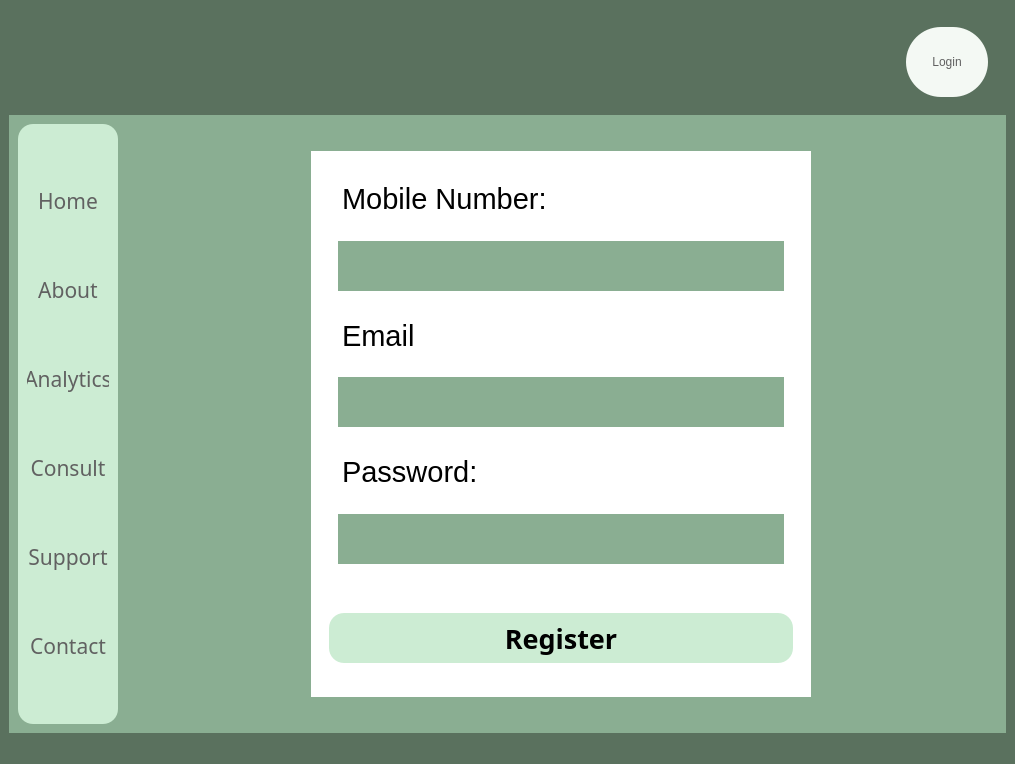
<?xml version="1.0" encoding="UTF-8"?>
<ui version="4.0">
 <class>MainWindow</class>
 <widget class="QMainWindow" name="MainWindow">
  <property name="geometry">
   <rect>
    <x>0</x>
    <y>0</y>
    <width>1015</width>
    <height>764</height>
   </rect>
  </property>
  <property name="windowTitle">
   <string>MainWindow</string>
  </property>
  <property name="styleSheet">
   <string notr="true">background-color:rgb(90, 113, 94);
border:None;</string>
  </property>
  <widget class="QWidget" name="centralwidget">
   <property name="styleSheet">
    <string notr="true">border:None;</string>
   </property>
   <layout class="QVBoxLayout" name="verticalLayout_2">
    <item>
     <widget class="QFrame" name="frame">
      <property name="minimumSize">
       <size>
        <width>0</width>
        <height>100</height>
       </size>
      </property>
      <property name="maximumSize">
       <size>
        <width>16777215</width>
        <height>100</height>
       </size>
      </property>
      <property name="styleSheet">
       <string notr="true">background:transparent;
border:None;</string>
      </property>
      <property name="frameShape">
       <enum>QFrame::StyledPanel</enum>
      </property>
      <property name="frameShadow">
       <enum>QFrame::Raised</enum>
      </property>
      <layout class="QHBoxLayout" name="horizontalLayout_2">
       <item>
        <widget class="QFrame" name="frame_5">
         <property name="frameShape">
          <enum>QFrame::StyledPanel</enum>
         </property>
         <property name="frameShadow">
          <enum>QFrame::Raised</enum>
         </property>
         <layout class="QHBoxLayout" name="horizontalLayout_3">
          <item>
           <widget class="QFrame" name="frame_7">
            <property name="frameShape">
             <enum>QFrame::StyledPanel</enum>
            </property>
            <property name="frameShadow">
             <enum>QFrame::Raised</enum>
            </property>
            <widget class="QPushButton" name="pushButton_14">
             <property name="geometry">
              <rect>
               <x>0</x>
               <y>0</y>
               <width>81</width>
               <height>61</height>
              </rect>
             </property>
             <property name="styleSheet">
              <string notr="true">image: url(Media/Wix Logo Maker - Google Chrome 26-08-2022 16_51_23.png);</string>
             </property>
             <property name="text">
              <string/>
             </property>
            </widget>
           </widget>
          </item>
          <item>
           <widget class="QFrame" name="frame_8">
            <property name="maximumSize">
             <size>
              <width>100</width>
              <height>16777215</height>
             </size>
            </property>
            <property name="frameShape">
             <enum>QFrame::StyledPanel</enum>
            </property>
            <property name="frameShadow">
             <enum>QFrame::Raised</enum>
            </property>
            <widget class="QPushButton" name="pushButton_2">
             <property name="geometry">
              <rect>
               <x>30</x>
               <y>10</y>
               <width>41</width>
               <height>41</height>
              </rect>
             </property>
             <property name="styleSheet">
              <string notr="true">QPushButton{
image: url(Media/notification (2).png);
}

QPushButton:hover{
	image: url(Media/notification.png);
}

QPushButton:pressed{
	image: url(Media/notification (1).png);
}</string>
             </property>
             <property name="text">
              <string/>
             </property>
            </widget>
           </widget>
          </item>
         </layout>
        </widget>
       </item>
       <item>
        <widget class="QFrame" name="frame_6">
         <property name="maximumSize">
          <size>
           <width>100</width>
           <height>16777215</height>
          </size>
         </property>
         <property name="frameShape">
          <enum>QFrame::StyledPanel</enum>
         </property>
         <property name="frameShadow">
          <enum>QFrame::Raised</enum>
         </property>
         <layout class="QHBoxLayout" name="horizontalLayout_6">
          <item>
           <widget class="QPushButton" name="pushButton">
            <property name="minimumSize">
             <size>
              <width>72</width>
              <height>70</height>
             </size>
            </property>
            <property name="cursor">
             <cursorShape>PointingHandCursor</cursorShape>
            </property>
            <property name="styleSheet">
             <string notr="true">color:rgb(97, 97, 97);
background-color: rgb(244, 249, 244);
border-radius:35px;</string>
            </property>
            <property name="text">
             <string>Login</string>
            </property>
           </widget>
          </item>
         </layout>
        </widget>
       </item>
      </layout>
     </widget>
    </item>
    <item>
     <widget class="QFrame" name="frame_2">
      <property name="styleSheet">
       <string notr="true">/*background-color: qlineargradient(spread:pad, x1:0, y1:0, x2:1, y2:0, stop:0 rgba(0, 179, 255, 255), stop:1 rgba(255, 255, 255, 255));*/

background-color: rgb(138, 174, 146);</string>
      </property>
      <property name="frameShape">
       <enum>QFrame::StyledPanel</enum>
      </property>
      <property name="frameShadow">
       <enum>QFrame::Raised</enum>
      </property>
      <layout class="QHBoxLayout" name="horizontalLayout">
       <item>
        <widget class="QFrame" name="frame_3">
         <property name="maximumSize">
          <size>
           <width>100</width>
           <height>16777215</height>
          </size>
         </property>
         <property name="styleSheet">
          <string notr="true">background-color:rgb(204, 236, 211);
border-radius:15px;</string>
         </property>
         <property name="frameShape">
          <enum>QFrame::StyledPanel</enum>
         </property>
         <property name="frameShadow">
          <enum>QFrame::Raised</enum>
         </property>
         <layout class="QVBoxLayout" name="verticalLayout">
          <item>
           <widget class="QPushButton" name="Home_button">
            <property name="font">
             <font>
              <family>Javanese Text</family>
              <pointsize>16</pointsize>
              <bold>false</bold>
             </font>
            </property>
            <property name="cursor">
             <cursorShape>PointingHandCursor</cursorShape>
            </property>
            <property name="styleSheet">
             <string notr="true">QPushButton{
color: rgb(97, 97, 97);
border-radius:10px;
}

QPushButton:hover{
background-color: rgb(220, 255, 228);
	/*color: rgb(255, 255, 255);*/
	font: 700 16pt &quot;Constantia&quot;;
}


</string>
            </property>
            <property name="text">
             <string>Home</string>
            </property>
           </widget>
          </item>
          <item>
           <widget class="QPushButton" name="About_button">
            <property name="font">
             <font>
              <family>Javanese Text</family>
              <pointsize>16</pointsize>
              <bold>false</bold>
             </font>
            </property>
            <property name="cursor">
             <cursorShape>PointingHandCursor</cursorShape>
            </property>
            <property name="styleSheet">
             <string notr="true">QPushButton{
color: rgb(97, 97, 97);
border-radius:10px;
}

QPushButton:hover{
background-color: rgb(220, 255, 228);
	/*color: rgb(255, 255, 255);*/
	font: 700 16pt &quot;Constantia&quot;;
}


</string>
            </property>
            <property name="text">
             <string>About</string>
            </property>
           </widget>
          </item>
          <item>
           <widget class="QPushButton" name="pushButton_6">
            <property name="font">
             <font>
              <family>Javanese Text</family>
              <pointsize>16</pointsize>
              <bold>false</bold>
             </font>
            </property>
            <property name="cursor">
             <cursorShape>PointingHandCursor</cursorShape>
            </property>
            <property name="styleSheet">
             <string notr="true">QPushButton{
color: rgb(97, 97, 97);
border-radius:10px;
}

QPushButton:hover{
background-color: rgb(220, 255, 228);
	/*color: rgb(255, 255, 255);*/
	font: 700 16pt &quot;Constantia&quot;;
}


</string>
            </property>
            <property name="text">
             <string>Analytics</string>
            </property>
           </widget>
          </item>
          <item>
           <widget class="QPushButton" name="pushButton_7">
            <property name="font">
             <font>
              <family>Javanese Text</family>
              <pointsize>16</pointsize>
              <bold>false</bold>
             </font>
            </property>
            <property name="cursor">
             <cursorShape>PointingHandCursor</cursorShape>
            </property>
            <property name="styleSheet">
             <string notr="true">QPushButton{
color: rgb(97, 97, 97);
border-radius:10px;
}

QPushButton:hover{
background-color: rgb(220, 255, 228);
	/*color: rgb(255, 255, 255);*/
	font: 700 16pt &quot;Constantia&quot;;
}


</string>
            </property>
            <property name="text">
             <string>Consult</string>
            </property>
           </widget>
          </item>
          <item>
           <widget class="QPushButton" name="pushButton_5">
            <property name="font">
             <font>
              <family>Javanese Text</family>
              <pointsize>16</pointsize>
              <bold>false</bold>
             </font>
            </property>
            <property name="cursor">
             <cursorShape>PointingHandCursor</cursorShape>
            </property>
            <property name="styleSheet">
             <string notr="true">QPushButton{
color: rgb(97, 97, 97);
border-radius:10px;
}

QPushButton:hover{
background-color: rgb(220, 255, 228);
	/*color: rgb(255, 255, 255);*/
	font: 700 16pt &quot;Constantia&quot;;
}


</string>
            </property>
            <property name="text">
             <string>Support</string>
            </property>
           </widget>
          </item>
          <item>
           <widget class="QPushButton" name="pushButton_9">
            <property name="font">
             <font>
              <family>Javanese Text</family>
              <pointsize>16</pointsize>
              <bold>false</bold>
             </font>
            </property>
            <property name="cursor">
             <cursorShape>PointingHandCursor</cursorShape>
            </property>
            <property name="styleSheet">
             <string notr="true">QPushButton{
color: rgb(97, 97, 97);
border-radius:10px;
}

QPushButton:hover{
background-color: rgb(220, 255, 228);
	/*color: rgb(255, 255, 255);*/
	font: 700 16pt &quot;Constantia&quot;;
}


</string>
            </property>
            <property name="text">
             <string>Contact</string>
            </property>
           </widget>
          </item>
         </layout>
        </widget>
       </item>
       <item>
        <widget class="QFrame" name="frame_4">
         <property name="styleSheet">
          <string notr="true">background:transparent;</string>
         </property>
         <property name="frameShape">
          <enum>QFrame::StyledPanel</enum>
         </property>
         <property name="frameShadow">
          <enum>QFrame::Raised</enum>
         </property>
         <layout class="QHBoxLayout" name="horizontalLayout_4">
          <item>
           <widget class="QFrame" name="frame_9">
            <property name="frameShape">
             <enum>QFrame::StyledPanel</enum>
            </property>
            <property name="frameShadow">
             <enum>QFrame::Raised</enum>
            </property>
            <layout class="QVBoxLayout" name="verticalLayout_3">
             <item>
              <widget class="QFrame" name="frame_11">
               <property name="frameShape">
                <enum>QFrame::StyledPanel</enum>
               </property>
               <property name="frameShadow">
                <enum>QFrame::Raised</enum>
               </property>
               <layout class="QHBoxLayout" name="horizontalLayout_5">
                <item>
                 <widget class="QFrame" name="frame_13">
                  <property name="maximumSize">
                   <size>
                    <width>200</width>
                    <height>16777215</height>
                   </size>
                  </property>
                  <property name="styleSheet">
                   <string notr="true"/>
                  </property>
                  <property name="frameShape">
                   <enum>QFrame::StyledPanel</enum>
                  </property>
                  <property name="frameShadow">
                   <enum>QFrame::Raised</enum>
                  </property>
                 </widget>
                </item>
                <item>
                 <widget class="QFrame" name="frame_14">
                  <property name="maximumSize">
                   <size>
                    <width>500</width>
                    <height>16777215</height>
                   </size>
                  </property>
                  <property name="styleSheet">
                   <string notr="true">background-color: rgb(255, 255, 255);</string>
                  </property>
                  <property name="frameShape">
                   <enum>QFrame::StyledPanel</enum>
                  </property>
                  <property name="frameShadow">
                   <enum>QFrame::Raised</enum>
                  </property>
                  <layout class="QVBoxLayout" name="verticalLayout_4">
                   <item>
                    <widget class="QFrame" name="frame_15">
                     <property name="minimumSize">
                      <size>
                       <width>0</width>
                       <height>400</height>
                      </size>
                     </property>
                     <property name="styleSheet">
                      <string notr="true">border-color: rgb(0, 0, 0);
border-width:thick;</string>
                     </property>
                     <property name="frameShape">
                      <enum>QFrame::Box</enum>
                     </property>
                     <property name="frameShadow">
                      <enum>QFrame::Sunken</enum>
                     </property>
                     <property name="lineWidth">
                      <number>11</number>
                     </property>
                     <property name="midLineWidth">
                      <number>1</number>
                     </property>
                     <layout class="QVBoxLayout" name="verticalLayout_5">
                      <item>
                       <widget class="QFrame" name="frame_20">
                        <property name="minimumSize">
                         <size>
                          <width>0</width>
                          <height>50</height>
                         </size>
                        </property>
                        <property name="frameShape">
                         <enum>QFrame::StyledPanel</enum>
                        </property>
                        <property name="frameShadow">
                         <enum>QFrame::Raised</enum>
                        </property>
                        <layout class="QVBoxLayout" name="verticalLayout_11">
                         <item>
                          <widget class="QTextBrowser" name="textBrowser">
                           <property name="minimumSize">
                            <size>
                             <width>0</width>
                             <height>50</height>
                            </size>
                           </property>
                           <property name="html">
                            <string>&lt;!DOCTYPE HTML PUBLIC &quot;-//W3C//DTD HTML 4.0//EN&quot; &quot;http://www.w3.org/TR/REC-html40/strict.dtd&quot;&gt;
&lt;html&gt;&lt;head&gt;&lt;meta name=&quot;qrichtext&quot; content=&quot;1&quot; /&gt;&lt;meta charset=&quot;utf-8&quot; /&gt;&lt;style type=&quot;text/css&quot;&gt;
p, li { white-space: pre-wrap; }
hr { height: 1px; border-width: 0; }
&lt;/style&gt;&lt;/head&gt;&lt;body style=&quot; font-family:'Segoe UI'; font-size:9pt; font-weight:400; font-style:normal;&quot;&gt;
&lt;p style=&quot; margin-top:0px; margin-bottom:0px; margin-left:0px; margin-right:0px; -qt-block-indent:0; text-indent:0px;&quot;&gt;&lt;span style=&quot; font-size:22pt;&quot;&gt;Mobile Number:&lt;/span&gt;&lt;/p&gt;&lt;/body&gt;&lt;/html&gt;</string>
                           </property>
                          </widget>
                         </item>
                        </layout>
                       </widget>
                      </item>
                      <item>
                       <widget class="QFrame" name="frame_17">
                        <property name="maximumSize">
                         <size>
                          <width>16777215</width>
                          <height>100</height>
                         </size>
                        </property>
                        <property name="frameShape">
                         <enum>QFrame::StyledPanel</enum>
                        </property>
                        <property name="frameShadow">
                         <enum>QFrame::Raised</enum>
                        </property>
                        <layout class="QVBoxLayout" name="verticalLayout_6">
                         <item>
                          <widget class="QTextEdit" name="textEdit">
                           <property name="maximumSize">
                            <size>
                             <width>16777215</width>
                             <height>50</height>
                            </size>
                           </property>
                           <property name="cursor" stdset="0">
                            <cursorShape>IBeamCursor</cursorShape>
                           </property>
                           <property name="styleSheet">
                            <string notr="true">QTextEdit{
background-color: rgb(138, 174, 146);
color: rgb(255, 255, 255);
}

QTextEdit:focus{
	background-color:rgb(204, 236, 211);
	border: 2px solid black;
	color: rgb(0, 0, 0);
}</string>
                           </property>
                           <property name="frameShape">
                            <enum>QFrame::Box</enum>
                           </property>
                          </widget>
                         </item>
                        </layout>
                       </widget>
                      </item>
                      <item>
                       <widget class="QFrame" name="frame_21">
                        <property name="minimumSize">
                         <size>
                          <width>0</width>
                          <height>50</height>
                         </size>
                        </property>
                        <property name="frameShape">
                         <enum>QFrame::StyledPanel</enum>
                        </property>
                        <property name="frameShadow">
                         <enum>QFrame::Raised</enum>
                        </property>
                        <layout class="QVBoxLayout" name="verticalLayout_8">
                         <item>
                          <widget class="QTextBrowser" name="textBrowser_3">
                           <property name="minimumSize">
                            <size>
                             <width>0</width>
                             <height>50</height>
                            </size>
                           </property>
                           <property name="html">
                            <string>&lt;!DOCTYPE HTML PUBLIC &quot;-//W3C//DTD HTML 4.0//EN&quot; &quot;http://www.w3.org/TR/REC-html40/strict.dtd&quot;&gt;
&lt;html&gt;&lt;head&gt;&lt;meta name=&quot;qrichtext&quot; content=&quot;1&quot; /&gt;&lt;meta charset=&quot;utf-8&quot; /&gt;&lt;style type=&quot;text/css&quot;&gt;
p, li { white-space: pre-wrap; }
hr { height: 1px; border-width: 0; }
&lt;/style&gt;&lt;/head&gt;&lt;body style=&quot; font-family:'Segoe UI'; font-size:9pt; font-weight:400; font-style:normal;&quot;&gt;
&lt;p style=&quot; margin-top:0px; margin-bottom:0px; margin-left:0px; margin-right:0px; -qt-block-indent:0; text-indent:0px;&quot;&gt;&lt;span style=&quot; font-size:22pt;&quot;&gt;Email&lt;/span&gt;&lt;/p&gt;&lt;/body&gt;&lt;/html&gt;</string>
                           </property>
                          </widget>
                         </item>
                        </layout>
                       </widget>
                      </item>
                      <item>
                       <widget class="QFrame" name="frame_22">
                        <property name="maximumSize">
                         <size>
                          <width>16777215</width>
                          <height>100</height>
                         </size>
                        </property>
                        <property name="frameShape">
                         <enum>QFrame::StyledPanel</enum>
                        </property>
                        <property name="frameShadow">
                         <enum>QFrame::Raised</enum>
                        </property>
                        <layout class="QVBoxLayout" name="verticalLayout_7">
                         <item>
                          <widget class="QTextEdit" name="textEdit_3">
                           <property name="maximumSize">
                            <size>
                             <width>16777215</width>
                             <height>50</height>
                            </size>
                           </property>
                           <property name="cursor" stdset="0">
                            <cursorShape>IBeamCursor</cursorShape>
                           </property>
                           <property name="styleSheet">
                            <string notr="true">QTextEdit{
background-color: rgb(138, 174, 146);
color: rgb(255, 255, 255);
}

QTextEdit:focus{
	background-color:rgb(204, 236, 211);
	border: 2px solid black;
	color: rgb(0, 0, 0);
}</string>
                           </property>
                           <property name="frameShape">
                            <enum>QFrame::Box</enum>
                           </property>
                          </widget>
                         </item>
                        </layout>
                       </widget>
                      </item>
                      <item alignment="Qt::AlignLeft">
                       <widget class="QFrame" name="frame_19">
                        <property name="minimumSize">
                         <size>
                          <width>0</width>
                          <height>50</height>
                         </size>
                        </property>
                        <property name="maximumSize">
                         <size>
                          <width>16777215</width>
                          <height>16777215</height>
                         </size>
                        </property>
                        <property name="frameShape">
                         <enum>QFrame::StyledPanel</enum>
                        </property>
                        <property name="frameShadow">
                         <enum>QFrame::Raised</enum>
                        </property>
                        <layout class="QVBoxLayout" name="verticalLayout_10">
                         <item alignment="Qt::AlignHCenter|Qt::AlignVCenter">
                          <widget class="QTextBrowser" name="textBrowser_2">
                           <property name="minimumSize">
                            <size>
                             <width>0</width>
                             <height>50</height>
                            </size>
                           </property>
                           <property name="html">
                            <string>&lt;!DOCTYPE HTML PUBLIC &quot;-//W3C//DTD HTML 4.0//EN&quot; &quot;http://www.w3.org/TR/REC-html40/strict.dtd&quot;&gt;
&lt;html&gt;&lt;head&gt;&lt;meta name=&quot;qrichtext&quot; content=&quot;1&quot; /&gt;&lt;meta charset=&quot;utf-8&quot; /&gt;&lt;style type=&quot;text/css&quot;&gt;
p, li { white-space: pre-wrap; }
hr { height: 1px; border-width: 0; }
&lt;/style&gt;&lt;/head&gt;&lt;body style=&quot; font-family:'Segoe UI'; font-size:9pt; font-weight:400; font-style:normal;&quot;&gt;
&lt;p style=&quot; margin-top:0px; margin-bottom:0px; margin-left:0px; margin-right:0px; -qt-block-indent:0; text-indent:0px;&quot;&gt;&lt;span style=&quot; font-size:22pt;&quot;&gt;Password:&lt;/span&gt;&lt;/p&gt;&lt;/body&gt;&lt;/html&gt;</string>
                           </property>
                          </widget>
                         </item>
                        </layout>
                       </widget>
                      </item>
                      <item>
                       <widget class="QFrame" name="frame_18">
                        <property name="maximumSize">
                         <size>
                          <width>16777215</width>
                          <height>100</height>
                         </size>
                        </property>
                        <property name="frameShape">
                         <enum>QFrame::StyledPanel</enum>
                        </property>
                        <property name="frameShadow">
                         <enum>QFrame::Raised</enum>
                        </property>
                        <layout class="QHBoxLayout" name="horizontalLayout_7">
                         <item>
                          <widget class="QTextEdit" name="textEdit_2">
                           <property name="maximumSize">
                            <size>
                             <width>16777215</width>
                             <height>50</height>
                            </size>
                           </property>
                           <property name="cursor" stdset="0">
                            <cursorShape>IBeamCursor</cursorShape>
                           </property>
                           <property name="styleSheet">
                            <string notr="true">QTextEdit{
background-color: rgb(138, 174, 146);
color: rgb(255, 255, 255);
}

QTextEdit:focus{
	background-color:rgb(204, 236, 211);
	border: 2px solid black;
	color: rgb(0, 0, 0);
}</string>
                           </property>
                           <property name="frameShape">
                            <enum>QFrame::Box</enum>
                           </property>
                          </widget>
                         </item>
                        </layout>
                       </widget>
                      </item>
                     </layout>
                    </widget>
                   </item>
                   <item>
                    <widget class="QFrame" name="frame_16">
                     <property name="minimumSize">
                      <size>
                       <width>0</width>
                       <height>100</height>
                      </size>
                     </property>
                     <property name="styleSheet">
                      <string notr="true"/>
                     </property>
                     <property name="frameShape">
                      <enum>QFrame::StyledPanel</enum>
                     </property>
                     <property name="frameShadow">
                      <enum>QFrame::Raised</enum>
                     </property>
                     <layout class="QVBoxLayout" name="verticalLayout_9">
                      <item>
                       <widget class="QPushButton" name="pushButton_3">
                        <property name="minimumSize">
                         <size>
                          <width>0</width>
                          <height>50</height>
                         </size>
                        </property>
                        <property name="font">
                         <font>
                          <family>Bahnschrift Condensed</family>
                          <pointsize>20</pointsize>
                          <bold>true</bold>
                         </font>
                        </property>
                        <property name="styleSheet">
                         <string notr="true">QPushButton{
background-color: rgb(204, 236, 211);
border-radius:15px;
}

QPushButton:hover {
background-color: rgb(138, 174, 146);
color: rgb(255, 255, 255);
}

QPushButton:pressed{
background-color: rgb(255, 255, 255);
color: rgb(97, 97, 97);
}</string>
                        </property>
                        <property name="text">
                         <string>Register</string>
                        </property>
                       </widget>
                      </item>
                     </layout>
                    </widget>
                   </item>
                  </layout>
                 </widget>
                </item>
                <item>
                 <widget class="QFrame" name="frame_12">
                  <property name="maximumSize">
                   <size>
                    <width>200</width>
                    <height>16777215</height>
                   </size>
                  </property>
                  <property name="styleSheet">
                   <string notr="true"/>
                  </property>
                  <property name="frameShape">
                   <enum>QFrame::StyledPanel</enum>
                  </property>
                  <property name="frameShadow">
                   <enum>QFrame::Raised</enum>
                  </property>
                 </widget>
                </item>
               </layout>
              </widget>
             </item>
            </layout>
           </widget>
          </item>
         </layout>
        </widget>
       </item>
      </layout>
     </widget>
    </item>
   </layout>
  </widget>
  <widget class="QStatusBar" name="statusbar"/>
 </widget>
 <resources>
  <include location="Media/home_page.qrc"/>
 </resources>
 <connections/>
</ui>
